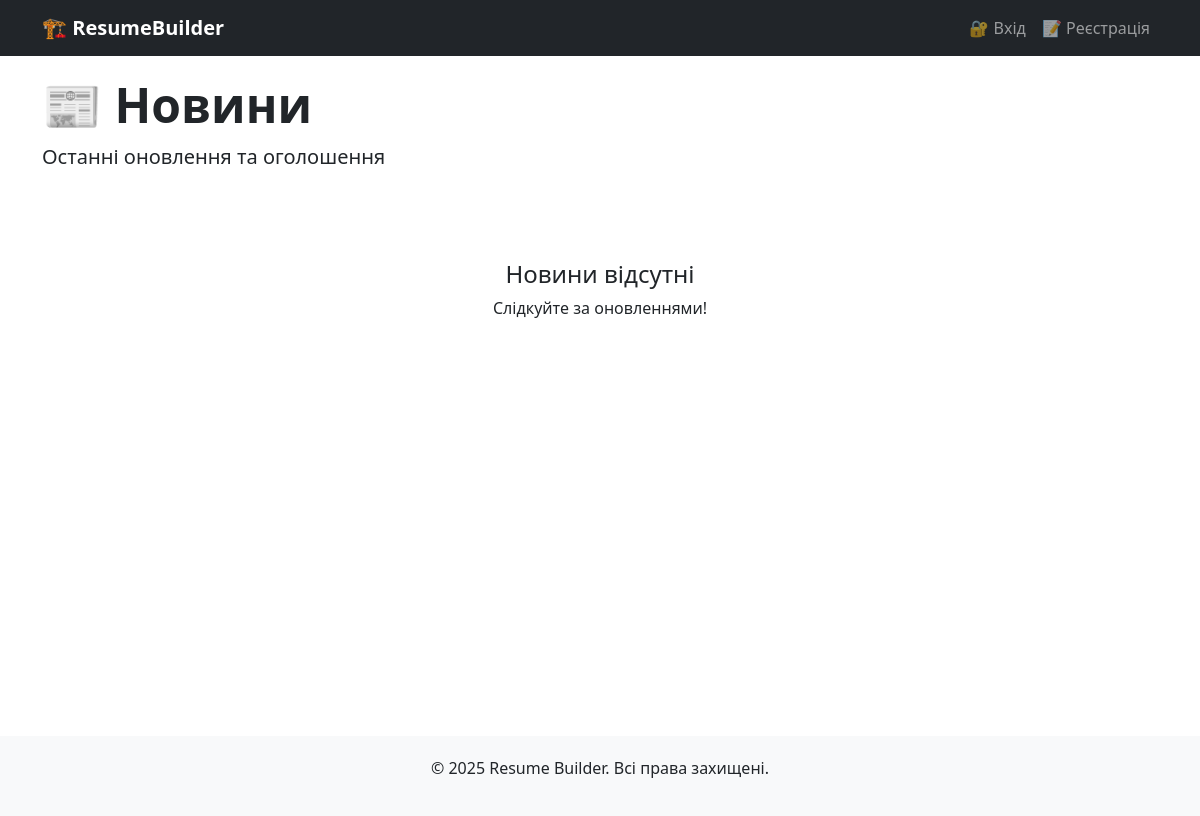
The page /news/ on the database as committed earlier.
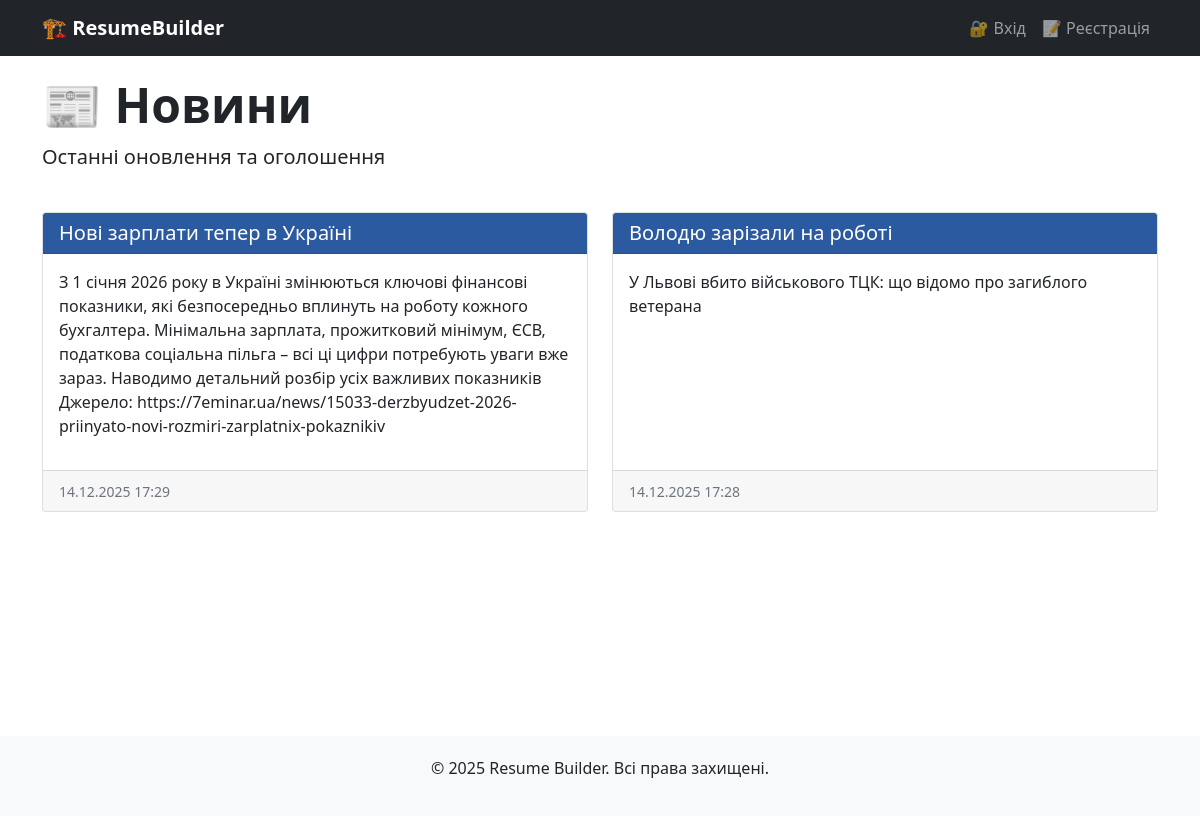
The same page on the database as committed later.
### news/models.py (models this page shows, shortened)
class News(models.Model):
    title = models.CharField(max_length=200, verbose_name="Заголовок")
    content = models.TextField(verbose_name="Зміст")
    created_at = models.DateTimeField(auto_now_add=True, verbose_name="Дата створення")
    is_active = models.BooleanField(default=True, verbose_name="Активна")
    class Meta:
        verbose_name = "Новина"
        verbose_name_plural = "Новини"
        ordering = ['-created_at']

### news/views.py (the view)
# urls.py: path('', views.news_list, name='news_list'),
def news_list(request):
    news = News.objects.filter(is_active=True).order_by('-created_at')
    return render(request, 'news/news_list.html', {'news': news})

### templates/news/news_list.html (shortened to what this page needs)
{% extends 'base.html' %}
{% block content %}
<div class="container">
    <div class="row mb-4">
        <div class="col-12">
            <h1 class="display-5 fw-bold">📰 Новини</h1>
            <p class="lead">Останні оновлення та оголошення</p>
        </div>
    </div>
    {% if news %}
    <div class="row">
        {% for item in news %}
        <div class="col-md-6 mb-4">
            <div class="card h-100">
                <div class="card-header bg-primary text-white">
                    <h5 class="mb-0">{{ item.title }}</h5>
                </div>
                <div class="card-body">
                    <p>{{ item.content }}</p>
                </div>
                <div class="card-footer">
                    <small class="text-muted">
                        {{ item.created_at|date:"d.m.Y H:i" }}
                    </small>
                </div>
            </div>
        </div>
        {% endfor %}
    </div>
    {% else %}
    <div class="text-center py-5">
        <h4>Новини відсутні</h4>
        <p>Слідкуйте за оновленнями!</p>
    </div>
    {% endif %}
</div>
{% endblock %}

Rows that differ between the two databases and show on the page:
added News: title "Нові зарплати тепер в Україні", content "З 1 січня 2026 року в Україні змінюються ключові фінансові показники, які безпосередньо вплинуть на роботу кожного бухгалтера. Мінімальна зарплата, прожитковий мінімум, ЄСВ, податкова соціальна пільга – всі ці цифри потребують уваги вже зараз. Наводимо детальний розбір усіх важливих показників Джерело: https://7eminar.ua/news/15033-derzbyudzet-2026-priinyato-novi-rozmiri-zarplatnix-pokaznikiv", created_at "14.12.2025 17:29"
added News: title "Володю зарізали на роботі", content "У Львові вбито військового ТЦК: що відомо про загиблого ветерана", created_at "14.12.2025 17:28"
Other text that changed with them:
text no longer shown: "Новини відсутні Слідкуйте за оновленнями!"
